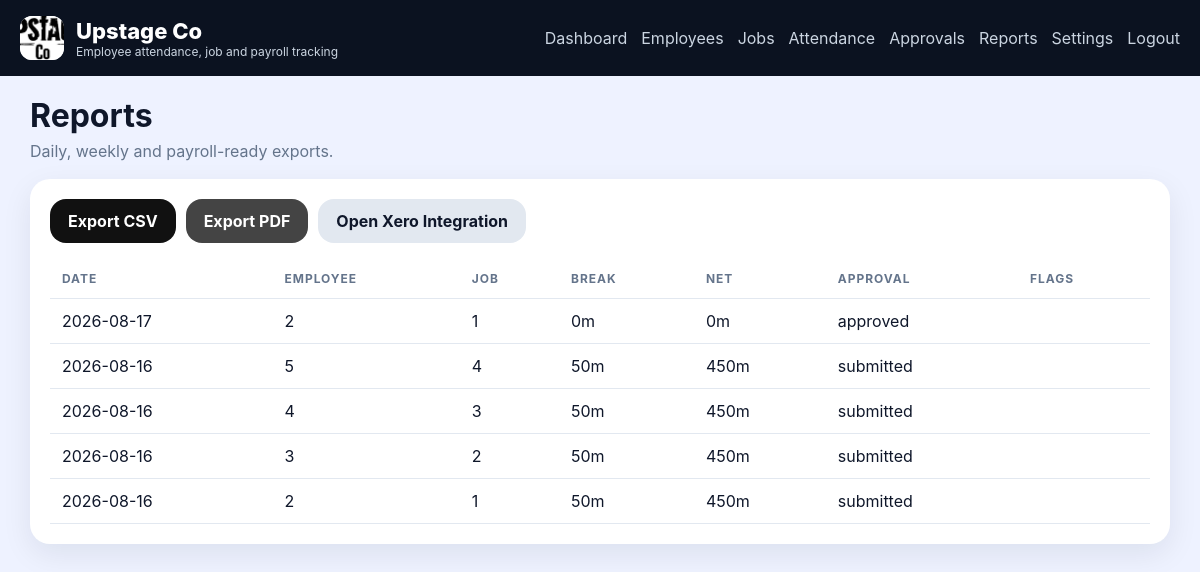
Screenshot of /admin/reports (signed in) with the database file from the repository.
### app.py (models this page shows)
class CompanySettings(db.Model):
    id = db.Column(db.Integer, primary_key=True)
    company_name = db.Column(db.String(120), default="Upstage Co")
    logo_path = db.Column(db.String(255), default="branding/upstage-company-logo.jpg")
    primary_color = db.Column(db.String(20), default="#111111")
    secondary_color = db.Column(db.String(20), default="#444444")
    timezone = db.Column(db.String(50), default="Australia/Melbourne")
    work_week = db.Column(db.String(50), default="Mon-Fri")
    standard_daily_hours = db.Column(db.Float, default=8.0)
    required_photo = db.Column(db.Boolean, default=True)
    required_gps = db.Column(db.Boolean, default=True)
    geofence_enabled = db.Column(db.Boolean, default=True)
    strict_geofence = db.Column(db.Boolean, default=False)
    geofence_name = db.Column(db.String(120), default="Upstage Workshop")
    geofence_lat = db.Column(db.Float, default=-37.8136)
    geofence_lng = db.Column(db.Float, default=144.9631)
    geofence_radius_m = db.Column(db.Float, default=200.0)
    late_threshold_minutes = db.Column(db.Integer, default=10)
    overtime_threshold_hours = db.Column(db.Float, default=8.0)
    paid_break_minutes = db.Column(db.Integer, default=20)
    unpaid_break_minutes = db.Column(db.Integer, default=30)
    allow_gallery_upload = db.Column(db.Boolean, default=False)
    retention_days = db.Column(db.Integer, default=365)
    enable_break_photo = db.Column(db.Boolean, default=False)

class Attendance(db.Model):
    id = db.Column(db.Integer, primary_key=True)
    attendance_uuid = db.Column(db.String(36), default=lambda: str(uuid.uuid4()), unique=True)
    user_id = db.Column(db.Integer, db.ForeignKey("user.id"), nullable=False)
    job_id = db.Column(db.Integer, db.ForeignKey("job.id"), nullable=False)
    status = db.Column(db.String(50), default="working")
    date = db.Column(db.Date, default=lambda: datetime.now(timezone.utc).date())
    time_in_at = db.Column(db.DateTime, nullable=False)
    time_out_at = db.Column(db.DateTime, nullable=True)
    time_in_device_at = db.Column(db.DateTime, nullable=True)
    time_out_device_at = db.Column(db.DateTime, nullable=True)
    offline_time_in = db.Column(db.Boolean, default=False)
    offline_time_out = db.Column(db.Boolean, default=False)
    time_in_photo = db.Column(db.String(255), nullable=True)
    time_out_photo = db.Column(db.String(255), nullable=True)
    time_in_lat = db.Column(db.Float, nullable=True)
    time_in_lng = db.Column(db.Float, nullable=True)
    time_out_lat = db.Column(db.Float, nullable=True)
    time_out_lng = db.Column(db.Float, nullable=True)
    time_in_address = db.Column(db.String(255), nullable=True)
    time_out_address = db.Column(db.String(255), nullable=True)
    time_in_device = db.Column(db.String(255), nullable=True)
    time_out_device = db.Column(db.String(255), nullable=True)
    work_summary = db.Column(db.Text, default="")
    notes = db.Column(db.Text, default="")
    final_job_photo = db.Column(db.String(255), nullable=True)
    total_break_minutes = db.Column(db.Integer, default=0)
    paid_break_minutes = db.Column(db.Integer, default=0)
    unpaid_break_minutes = db.Column(db.Integer, default=0)
    net_minutes = db.Column(db.Integer, default=0)
    approval_status = db.Column(db.String(50), default="draft")
    approver_id = db.Column(db.Integer, db.ForeignKey("user.id"), nullable=True)
    approval_note = db.Column(db.Text, default="")
    approved_at = db.Column(db.DateTime, nullable=True)
    geofence_status = db.Column(db.String(30), default="unknown")
    last_synced_at = db.Column(db.DateTime, default=lambda: datetime.now(timezone.utc))
    edited_after_approval = db.Column(db.Boolean, default=False)

### app.py (the view)
@app.route("/admin/reports")
@login_required(role="admin")
def admin_reports_page():
    rows = Attendance.query.order_by(Attendance.time_in_at.desc()).limit(100).all()
    return render_template("admin_reports.html", rows=rows)

### app.py (called while the page is built)
@app.context_processor
def inject_helpers():
    settings = CompanySettings.query.first()
    return {"current_user": current_user, "company_settings": settings}

def current_user():
    uid = session.get("user_id")
    if not uid:
        return None
    return User.query.get(uid)

def login_required(role=None):
    def deco(fn):
        @wraps(fn)
        def wrapped(*args, **kwargs):
            user = current_user()
            if not user:
                return redirect(url_for("login"))
            if role and user.role != role:
                return redirect(url_for("index"))
            return fn(*args, **kwargs)
        return wrapped
    return deco

### templates/admin_reports.html
{% extends 'base.html' %}
{% block content %}
<div class="page-title"><h1>Reports</h1><p>Daily, weekly and payroll-ready exports.</p></div>
<div class="card stack gap-md">
  <div class="actions-inline">
    <a class="btn primary" href="/api/admin/reports.csv">Export CSV</a>
    <a class="btn secondary" href="/api/admin/reports.pdf">Export PDF</a>
    <a class="btn ghost" href="{{ url_for('admin_xero_page') }}">Open Xero Integration</a>
  </div>
  <table>
    <thead><tr><th>Date</th><th>Employee</th><th>Job</th><th>Break</th><th>Net</th><th>Approval</th><th>Flags</th></tr></thead>
    <tbody>
    {% for row in rows %}
      <tr>
        <td>{{ row.date }}</td>
        <td>{{ row.user_id }}</td>
        <td>{{ row.job_id }}</td>
        <td>{{ row.total_break_minutes }}m</td>
        <td>{{ row.net_minutes }}m</td>
        <td>{{ row.approval_status }}</td>
        <td>{% if row.offline_time_in or row.offline_time_out %}Offline{% endif %} {% if row.edited_after_approval %}Edited after approval{% endif %}</td>
      </tr>
    {% endfor %}
    </tbody>
  </table>
</div>
{% endblock %}

### templates/base.html (shortened to what this page needs)
<!doctype html>
<html lang="en">
<head>
  <link rel="stylesheet" href="{{ url_for('static', filename='css/styles.css') }}">
</head>
<body>
  <header class="topbar">
    <div>
      <div class="brand-row">
        <img class="brand-logo" src="{{ url_for('static', filename=(company_settings.logo_path if company_settings and company_settings.logo_path else 'branding/upstage-logo.png')) }}" alt="Company logo">
        <div>
          <div class="brand">{{ company_settings.company_name if company_settings else 'Upstage Time' }}</div>
          <div class="subtitle">Employee attendance, job and payroll tracking</div>
        </div>
      </div>
    </div>
    <nav class="navlinks">
      {% if session.get('user_id') %}
        {% if current_user().role == 'employee' %}
          <a href="{{ url_for('employee_dashboard') }}">Dashboard</a>
          <a href="{{ url_for('employee_history_page') }}">History</a>
          <a href="{{ url_for('employee_timesheet_page') }}">Timesheet</a>
        {% else %}
          <a href="{{ url_for('admin_dashboard') }}">Dashboard</a>
          <a href="{{ url_for('admin_employees_page') }}">Employees</a>
          <a href="{{ url_for('admin_jobs_page') }}">Jobs</a>
          <a href="{{ url_for('admin_attendance_page') }}">Attendance</a>
          <a href="{{ url_for('admin_approvals_page') }}">Approvals</a>
          <a href="{{ url_for('admin_reports_page') }}">Reports</a>
          <a href="{{ url_for('admin_settings_page') }}">Settings</a>
        {% endif %}
        <a href="{{ url_for('logout') }}">Logout</a>
      {% endif %}
    </nav>
  </header>
  <main class="container">
    {% block content %}{% endblock %}
  </main>
</body>
</html>

### static/css/styles.css (style rules this page uses)
:root { --bg:#0b1220; --card:#ffffff; --muted:#64748b; --text:#0f172a; --line:#e2e8f0; --primary:#2563eb; --secondary:#0ea5a4; --danger:#dc2626; --surface:#f8fafc; }
* { box-sizing:border-box }
body { margin:0;font-family:Inter,Arial,sans-serif;background:#eef2ff;color:var(--text) }
a { color:var(--primary);text-decoration:none }
h1,h2,h3,p { margin:0 }
img { max-width:100%;display:block }
.topbar { background:var(--bg);color:#fff;padding:16px 20px;display:flex;justify-content:space-between;gap:20px;align-items:center;position:sticky;top:0;z-index:10 }
.brand-row { display:flex;align-items:center;gap:12px }
.brand-logo { width:44px;height:44px;border-radius:12px;object-fit:cover;background:#fff }
.brand { font-size:22px;font-weight:800 }
.subtitle { font-size:12px;color:#cbd5e1 }
.navlinks { display:flex;gap:14px;flex-wrap:wrap }
.navlinks a { color:#cbd5e1 }
.container { max-width:1180px;margin:0 auto;padding:20px }
.card,.login-card { background:var(--card);border-radius:20px;padding:20px;box-shadow:0 10px 30px rgba(15,23,42,.08);margin-bottom:18px }
.btn { border:none;border-radius:16px;padding:12px 18px;font-weight:700;cursor:pointer;display:inline-flex;justify-content:center;align-items:center;gap:8px }
.btn.primary { background:var(--primary);color:#fff }
.btn.secondary { background:var(--secondary);color:#fff }
.btn.ghost { background:#e2e8f0;color:#0f172a }
.page-title { margin-bottom:18px }
.page-title p { color:var(--muted);margin-top:6px }
.table-wrap,.card table { overflow:auto }
.card table { width:100%;border-collapse:collapse }
.card th,.card td { padding:12px;border-bottom:1px solid var(--line);text-align:left;vertical-align:top }
.card th { font-size:12px;text-transform:uppercase;letter-spacing:.08em;color:var(--muted) }
.actions-inline { display:flex;flex-wrap:wrap;gap:10px }
.stack { display:flex;flex-direction:column }
.gap-md { gap:16px }

### rows the page displays
CompanySettings: logo_path (picture), company_name "Upstage Co"
Attendance: date "2026-08-17", user_id "2", job_id "1", total_break_minutes "0", net_minutes "0", approval_status "approved"
Attendance: date "2026-08-16", user_id "5", job_id "4", total_break_minutes "50", net_minutes "450", approval_status "submitted"
Attendance: date "2026-08-16", user_id "4", job_id "3", total_break_minutes "50", net_minutes "450", approval_status "submitted"
Attendance: date "2026-08-16", user_id "3", job_id "2", total_break_minutes "50", net_minutes "450", approval_status "submitted"
Attendance: date "2026-08-16", user_id "2", job_id "1", total_break_minutes "50", net_minutes "450", approval_status "submitted"
